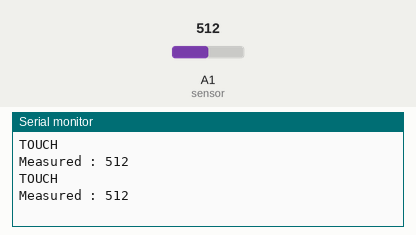
The sketch below on a simulated Arduino Uno, built with avr-gcc and run on an emulated ATmega328P. Parts: the last lines printed to the serial monitor. The inputs (shaded band) are chosen by the test bench; at power-on: A1 (sensor) = 512.

Above: at 1.2 s.
1.3 s: A1 (sensor) set to 0
At 1.8 s:
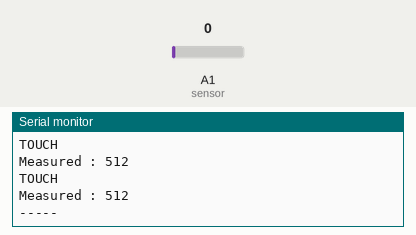
3.6 s: A1 (sensor) set to 122
At 3.6 s:
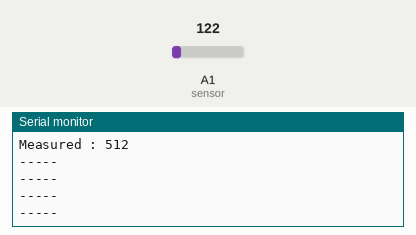

The sketch:

Vibration-Spec1.ino
```cpp
#define sensor A1
#define touch 1

void setup() {

  pinMode(sensor, INPUT);
  Serial.begin(9600);
}

void loop() {

  int digitaltouch;
  int analogtouch;

  if (analogRead(sensor)>0)
  {
    Serial.println("TOUCH");
    Serial.print("Measured : ");
    Serial.println(analogRead(sensor));
  }
  else
  {
    Serial.println("-----");
  }
  delay(700);

}
```

Measured:
- after the input at 1.3 s, the serial monitor: prints a new line after 0.10 s (image 1)
